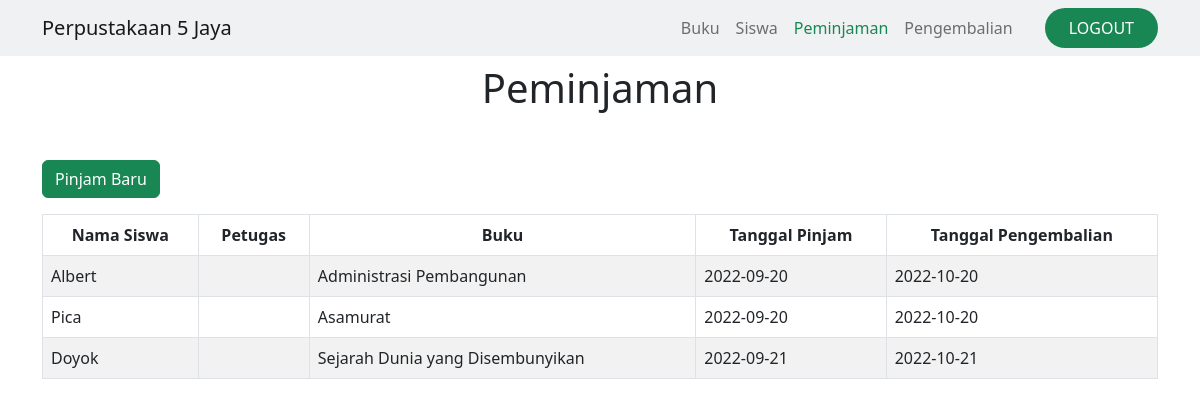
Before: /admin_peminjaman.php (signed in) with the older database file.
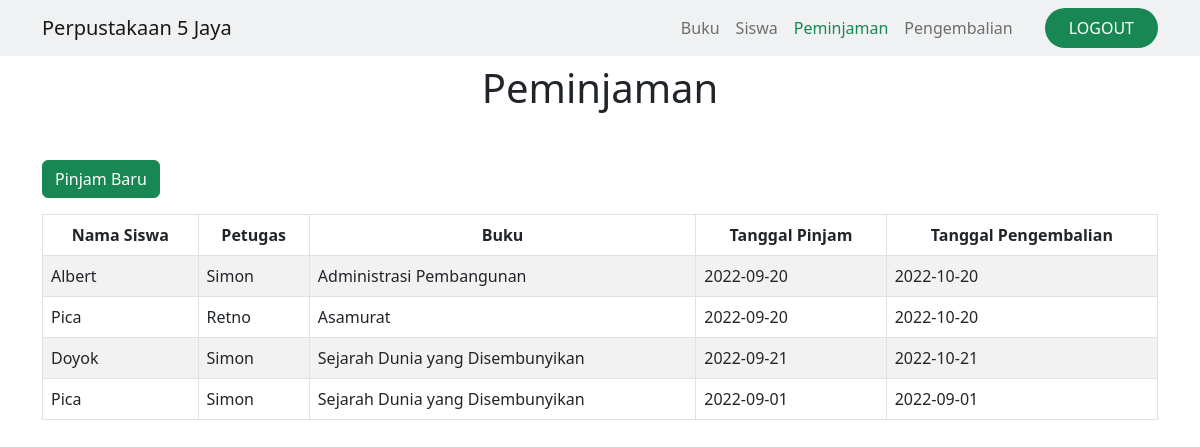
After: the same page with the newer database file.
### tables this page shows
CREATE TABLE `siswa` (
  `nis` int(11) NOT NULL,
  `nama` varchar(255) NOT NULL,
  `jenis_kelamin` enum('L','P') NOT NULL,
  `alamat` varchar(255) NOT NULL,
  `id_kelas` int(11) NOT NULL
);

CREATE TABLE `buku` (
  `id_buku` int(11) NOT NULL,
  `penulis` varchar(255) NOT NULL,
  `tahun` year(4) NOT NULL,
  `judul` varchar(255) NOT NULL,
  `kota` varchar(255) NOT NULL,
  `penerbit` varchar(255) NOT NULL,
  `cover` varchar(255) NOT NULL,
  `sinopsis` text NOT NULL,
  `stock` int(3) NOT NULL
);

CREATE TABLE `peminjaman` (
  `id_peminjaman` int(11) NOT NULL,
  `id_siswa` int(11) NOT NULL,
  `id_petugas` int(11) NOT NULL,
  `tanggal_peminjaman` date NOT NULL,
  `tanggal_pengembalian` date NOT NULL
);

CREATE TABLE `petugas` (
  `nip` int(11) NOT NULL,
  `nama_petugas` varchar(255) NOT NULL,
  `jenis_kelamin` enum('L','P') NOT NULL,
  `alamat` varchar(255) NOT NULL,
  `password` varchar(255) NOT NULL
);

### admin_peminjaman.php (the view, shortened to what this page needs)
<?php
include "config.php";
?>
<!doctype html>
<html lang="en">
  <head>
    <link href="https://cdn.jsdelivr.net/npm/bootstrap@5.2.1/dist/css/bootstrap.min.css" rel="stylesheet">
    <link rel="stylesheet" type="text/css" href="slick/slick/slick.css"/>
    <link rel="stylesheet" type="text/css" href="slick/slick/slick-theme.css"/>
    <link rel="stylesheet" type="text/css" href="WOW-master/css/libs/animate.css"/>
  </head>
  <body>
      <nav class="navbar navbar-expand-lg bg-secondary bg-opacity-10 py-2">
        <div class="container">
          <a class="navbar-brand" href="#"><i class="fa fa-coffee"></i>Perpustakaan 5 Jaya</a>
          <div class="collapse navbar-collapse " id="navbarSupportedContent">
            <ul class="navbar-nav ms-auto mb-2 mb-lg-0">
              <li class="nav-item">
                <a class="nav-link" aria-current="page" href="admin_home.php">Buku</a>
              </li>
              <li class="nav-item">
                <a class="nav-link" href="#">Siswa</a>
              </li>
              <li class="nav-item">
                <a class="nav-link text-success active" href="admin_peminjaman.php">Peminjaman</a>
              </li>
              <li class="nav-item">
                <a class="nav-link" href="#">Pengembalian</a>
              </li>
              <li class="nav-item">
                <a class="nav-link bg-success text-white rounded-pill ms-4 ps-4 pe-4" href="logout.php">LOGOUT</a>
              </li>
            </ul>
          </div>
        </div>
      </nav>
      <div class="container mt-2 mb-5">
        <h1 class="text-center mb-5">Peminjaman</h1>
        <a href="create_peminjaman.php" class="btn btn-success mb-3"> Pinjam Baru</a>
        <table class="table table-striped table-hover table-bordered">
            <thead class="text-center">
                <tr>
                    <th>Nama Siswa</th>
                    <th>Petugas</th>
                    <th>Buku</th>
                    <th>Tanggal Pinjam</th>
                    <th>Tanggal Pengembalian</th>
                </tr>
            </thead>
            <tbody>
            <?php
                    $ambil = mysqli_query($config, "SELECT s.nama, p.nama_petugas, buku.judul, peminjaman.tanggal_peminjaman, peminjaman.tanggal_pengembalian from detail_peminjaman JOIN peminjaman on peminjaman.id_peminjaman = detail_peminjaman.id_peminjaman LEFT JOIN siswa s on s.nis = peminjaman.id_siswa LEFT JOIN petugas p on p.nip = peminjaman.id_petugas JOIN buku on buku.id_buku = detail_peminjaman.id_buku");
                    while ($data = mysqli_fetch_array($ambil)) {
                    ?>
                <tr>
                    <td><?= $data['nama'] ?></td>
                    <td><?= $data['nama_petugas'] ?></td>
                    <td><?= $data['judul'] ?></td>
                    <td><?= $data['tanggal_peminjaman'] ?></td>
                    <td><?= $data['tanggal_pengembalian'] ?></td>
                </tr>
            <?php
        }
        ?>
            </tbody>
        </table>
      </div>
  </body>
</html>

Changed rows visible on the page:
changed through a linked row, siswa "Albert": petugas.nama_petugas (not shown) → "Simon"
now on one of the page's lists (row unchanged): siswa: nama "Pica", petugas.nama_petugas "Simon", buku.judul "Sejarah Dunia yang Disembunyikan", peminjaman.tanggal_peminjaman "2022-09-01", peminjaman.tanggal_pengembalian "2022-09-01"
changed through a linked row, siswa "Pica": petugas.nama_petugas (not shown) → "Retno"
changed through a linked row, siswa "Doyok": petugas.nama_petugas (not shown) → "Simon"
